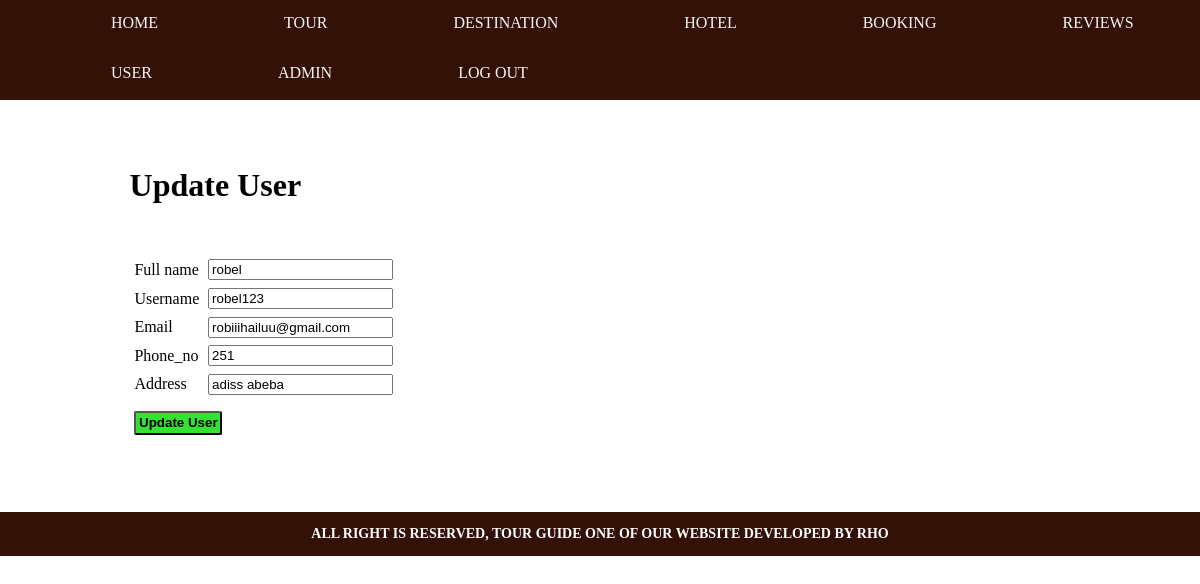
Screenshot of /admin/update-user.php?id=1 (signed in) with the database file from the repository.
### tables this page shows
CREATE TABLE `tbl_user` (
  `id` int(10) UNSIGNED NOT NULL,
  `full_name` varchar(255) NOT NULL,
  `username` varchar(35) NOT NULL,
  `email` varchar(50) NOT NULL,
  `phone_no` varchar(255) NOT NULL,
  `address` varchar(255) NOT NULL,
  `password` varchar(255) NOT NULL,
  `reset_token` varchar(255) DEFAULT NULL
);

### admin/update-user.php (the view, shortened to what this page needs)
<?php include('partials/menu.php');?>
<div class="main-content">
    <div class="wrapper ">
              <h1> Update User</h1>
              <br><br>
              <?php
              $id=$_GET['id'];
              $sql="SELECT * FROM tbl_user WHERE id=$id";
              $res=mysqli_query($conn,$sql);
              if($res==true)
              {
                $count=mysqli_num_rows($res);
                    if($count==1)
                    {
                        $row=mysqli_fetch_assoc($res);
                        $full_name=$row['full_name'];
                        $username=$row['username'];
                        $email=$row['email'];
                        $phone_no=$row['phone_no'];
                        $address=$row['address'];
                    }
                    else
                    {
                    header("location:".SITEURL.'admin/manage-user.php');
                    }
              }
              ?>
              <form action="" method="post">
              <table class="tbl-30">
                  <tr>
                      <td> Full name </td>
                      <td><input type="text" id="full-name" name="full_name" value="<?php echo $full_name; ?> "minlength="5"
                maxlength="100" pattern="^[a-zA-Z]{3,30}$" title="use more than three alphabet letters" required  /></td>
                  </tr>
                  <tr>
                      <td> Username </td>
                      <td>  <input type="text" id="username" name="username" value="<?php echo $username; ?>" minlength="6"
                maxlength="35"  title="use more than 5 any character" required />
                     </td>
                  </tr>
                  <tr>
                      <td> Email </td>
                      <td> <input type="email" id="email" name="email" value="<?php echo $email; ?>"
                      pattern="^[a-zA-Z0-9_]+@[a-zA-Z]+[.]+com$" title="enter a valid email address eg.someone1234@gmail.com"
                required />
                    </td>
                  </tr>
                  <tr>
                      <td> Phone_no </td>
                      <td> <input type="tel" id="phone-number" name="phone_no"
                title="please enter the country code and hyphen and the rest digits" pattern="^[+]+[0-9]{3} [0-9]{9}$"
                required  value="<?php echo $phone_no; ?>"></td>
                  </tr>
                  <tr>
                      <td> Address </td>
                      <td> <input type="text" id="address" name="address" required minlength="3"
                maxlength="50" title="please enter 3 or more than characters"  value="<?php echo $address; ?>"></td>
                  </tr>
                  <tr>
                      <td colspan="2">
                        <input type="submit" class="btn-secondary" name="submit" value="Update User"></td>
                  </tr>
              </table>
              </form>
</div>
</div>
<?php include('partials/footer.php');?>

### css/admin.css (style rules this page uses)
body { line-height: 1; margin: 0; }
.wrapper { padding:1%; width:80%; margin:0 auto; }
.main-content { margin:1%; background-color: white; padding: 2% 0; }
.tbl-30 { width:30%; }
table tr td { padding: 1%; }
.btn-secondary { font-size: none; background-color:rgb(52, 226, 52); padding: 1%; margin-top:8px; margin-bottom: 8px; font-weight: bold; color:black; text-decoration: none; border-radius: 5%; }

### rows the page displays
tbl_user: full_name "robel", username "robel123", email "robiiihailuu@gmail.com", phone_no "251", address "adiss abeba"
